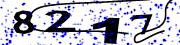
#> input picture img/dataset/8217.jpg, 180 x 45 px, found by its file name; its folder holds only this picture in this run
$ python pre_processing.py
#> lines starting #> are read from the running program, lines starting #| are printed output that depends on the picture

import cv2
import numpy as np
import matplotlib.pyplot as plt
from PIL import Image
import sys
import glob
import os
import os.path
from pathlib import Path
import random


captcha_image_folder = "D:\\dataset\\captcha\\dataset\\"
train_folder='D:\\dataset\\captcha\\train\\'


def crop(img,name):
    j=0
    b=1
    list_1=[]
    for i in range(45,190,45):
        #print(j," ",i)

        crop_img = img[:, j:i]
        #print(crop_img.shape)
        list_1.append(crop_img)
        j+=45
#         plt.subplot(1,4,b)
#         plt.title(name[b-1])

#         plt.imshow(crop_img,cmap = plt.get_cmap('gray'))
        b+=1
#     plt.show()
    return list_1
# Load the image


def process_1(image):
    data = np.array(plt.imread(image))

    im_gray = cv2.imread(image, cv2.IMREAD_GRAYSCALE)
    im_gray=(np.where(im_gray < 100, im_gray, 255))
    I8 = (((im_gray - im_gray.min()) / (im_gray.max() - im_gray.min())) * 255.9).astype(np.uint8)
    img = Image.fromarray(I8)
    img.save("file.png")
    img = cv2.imread('file.png', cv2.IMREAD_COLOR)
    ksize = (3,3)
    img = cv2.blur(img, ksize)
    blur = cv2.fastNlMeansDenoisingColored(img,None,26,10,7,21)
    I8 = (((blur - blur.min()) / (blur.max() - blur.min())) * 255.9).astype(np.uint8)
    img = Image.fromarray(I8)
    img.save("file.png")
    im_gray = cv2.imread('file.png', cv2.IMREAD_GRAYSCALE)
    im_gray=(np.where(im_gray < 100, im_gray, 255))
    return im_gray


counts={}
k=0 #loading counter


captcha_image_files = glob.glob(os.path.join(captcha_image_folder, "*"))
darsad=int(len(captcha_image_files))-1
k=0
for (i, captcha_image_file) in enumerate(captcha_image_files):
    filename = os.path.basename(captcha_image_file)
    captcha_correct_text = os.path.splitext(filename)[0]
    list_name=[]
    for letter_text in (captcha_correct_text):
        list_name.append(letter_text)
    listNUM=crop(process_1(captcha_image_folder+captcha_correct_text+".jpg"),list_name)
#> in process_1, data is the input picture: shape (45, 180, 3); mean R, G, B 187.6, 187.3, 200.8
#> in process_1, `img = cv2.blur(img, ksize)`:
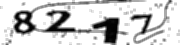
#> img: shape (45, 180, 3); min 0, max 255, mean 205.9
#> in process_1, `blur = cv2.fastNlMeansDenoisingColored(img,None,26,10,7,21)`:
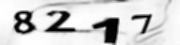
#> blur: shape (45, 180, 3); mean B, G, R 207, 207.1, 207
#> in process_1, `im_gray=(np.where(im_gray < 100, im_gray, 255))`:
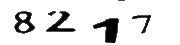
#> im_gray: shape (45, 180); min 0, max 255, mean 227.3
#> in crop, `j=0`: j = 0
#> the loop in crop, `for i in range(45,190,45): #print(j," ",i) ` made 4 passes
#> j on passes 1 to 4: 45, 90, 135, 180
#> pass 1, in crop, `crop_img = img[:, j:i]`:
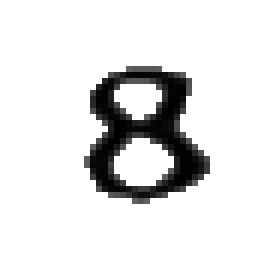
#> crop_img: shape (45, 45) (shown 6 times larger); min 1, max 255, mean 227.2
#> pass 2, in crop, `crop_img = img[:, j:i]`:
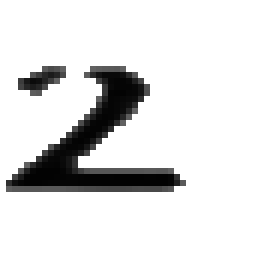
#> crop_img: shape (45, 45) (shown 6 times larger); min 2, max 255, mean 226.1
#> pass 3, in crop, `crop_img = img[:, j:i]`:
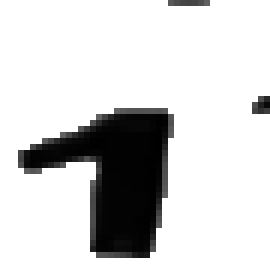
#> crop_img: shape (45, 45) (shown 6 times larger); min 0, max 255, mean 211.2
#> after the loop in crop, `for i in range(45,190,45):`: b = 5; j = 180; list_1 = 4 items
#> listNUM = 4 items
    #print(listNUM)
    for j in range(4):
            I8 = (((listNUM[j] - listNUM[j].min()) / (listNUM[j].max() - listNUM[j].min())) * 255.9).astype(np.uint8)
            img = Image.fromarray(I8)
            count = counts.get(list_name[j], 1)
            counts[list_name[j]] = count + 1

            if not os.path.exists(train_folder+str(list_name[j])):
                os.makedirs(train_folder+str(list_name[j]))
            img.save(os.path.join(train_folder, str(list_name[j]),str(count).zfill(6)+".jpg"))
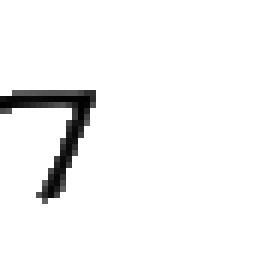
#> I8: shape (45, 45) (shown 6 times larger); min 0, max 255, mean 244.6
#> after the loop, counts = {'8': 2, '2': 2, '1': 2, '7': 2}
#> (the run stopped early here; a loop or call above may not have finished)

$ run again, on img/dataset/8393.jpg
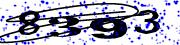
#> input picture img/dataset/8393.jpg, 180 x 45 px, found by its file name
#> in process_1, data is the input picture: shape (45, 180, 3); mean R, G, B 173, 172.6, 187.7
#> in process_1, `im_gray=(np.where(im_gray < 100, im_gray, 255))`:
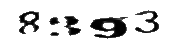
#> im_gray: shape (45, 180); min 0, max 255, mean 221.3
#> in crop, `j=0`: j = 0
#> the loop in crop, `for i in range(45,190,45): #print(j," ",i) ` made 4 passes
#> j on passes 1 to 4: 45, 90, 135, 180
#> after the loop in crop, `for i in range(45,190,45):`: b = 5; j = 180; list_1 = 4 items
#> after the loop `for j in range(4):`:
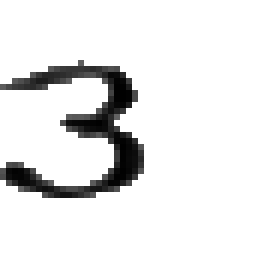
#> I8: shape (45, 45) (shown 6 times larger); min 0, max 255, mean 233.4
#> after the loop `for j in range(4):`: counts = {'8': 2, '3': 3, '9': 2}

$ run again, on img/dataset/8413.jpg
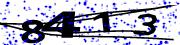
#> input picture img/dataset/8413.jpg, 180 x 45 px, found by its file name
#> in process_1, data is the input picture: shape (45, 180, 3); mean R, G, B 178, 177.6, 191.6
#> in process_1, `im_gray=(np.where(im_gray < 100, im_gray, 255))`:
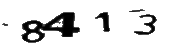
#> im_gray: shape (45, 180); min 0, max 255, mean 221.4
#> in crop, `j=0`: j = 0
#> the loop in crop, `for i in range(45,190,45): #print(j," ",i) ` made 4 passes
#> j on passes 1 to 4: 45, 90, 135, 180
#> after the loop in crop, `for i in range(45,190,45):`: b = 5; j = 180; list_1 = 4 items
#> after the loop `for j in range(4):`:
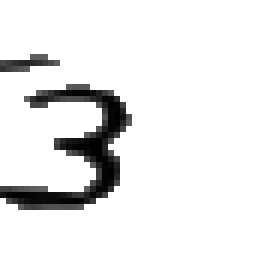
#> I8: shape (45, 45) (shown 6 times larger); min 0, max 255, mean 234.8
#> after the loop `for j in range(4):`: counts = {'8': 2, '4': 2, '1': 2, '3': 2}

$ run again, on img/dataset/8441.jpg
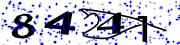
#> input picture img/dataset/8441.jpg, 180 x 45 px, found by its file name
#> in process_1, data is the input picture: shape (45, 180, 3); mean R, G, B 193, 192.7, 207.8
#> in crop, `j=0`: j = 0
#> the loop in crop, `for i in range(45,190,45): #print(j," ",i) ` made 4 passes
#> j on passes 1 to 4: 45, 90, 135, 180
#> after the loop in crop, `for i in range(45,190,45):`: b = 5; j = 180; list_1 = 4 items
#> after the loop `for j in range(4):`:
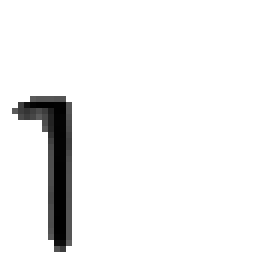
#> I8: shape (45, 45) (shown 6 times larger); min 0, max 255, mean 242.3
#> after the loop `for j in range(4):`: counts = {'8': 2, '4': 3, '1': 2}
